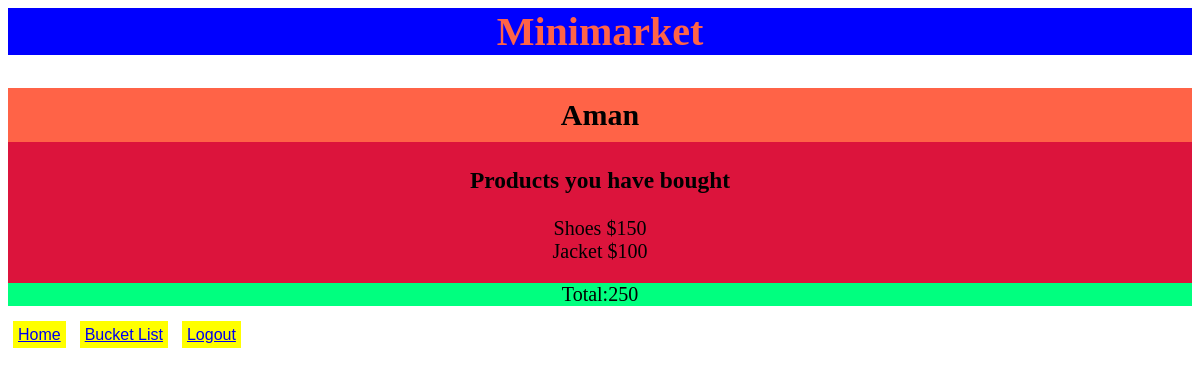
Screenshot of /customers/bucket/ (signed in) with the database file from the repository.
### products/models.py (models this page shows, shortened)
class Product(models.Model):
    stock_available = models.IntegerField(
        default=0, validators=[MinValueValidator(0)])
    product_name = models.CharField(max_length=35)
    product_rate = models.IntegerField()
    product_image = models.ImageField(upload_to="product-images")
    product_description = models.TextField()
    owners = models.ManyToManyField(User, blank=True, related_name="products")

### customers/views.py (the view)
# urls.py: path('bucket/', views.UserView.as_view(), name="bucket"),
class UserView(View):
    def get(self, request):
        if request.user.is_authenticated:
            users = request.user
            user_name = users.username.capitalize()
            products = users.products.all()
            total_rate = 0
            for i in range(len(products)):
                total_rate += products[i].product_rate
            return render(request, 'customers/customers_bucket.html', {
                'products': products,
                'rates': total_rate,
                'users': user_name,
            })
        return HttpResponseRedirect(reverse('products'))

### customers/templates/customers/customers_bucket.html (shortened to what this page needs)
{% extends "products/layout.html" %}
{% block head %}
{% load static %}
<link rel="stylesheet" href="{% static 'customers/bucket.css' %}">
{% endblock head %}
{% block body %}
<div>
    <h2 id="user_name">{{users}}</h2>
    {% if products %}
    <h3>Products you have bought</h3>
    {% for product in products %}
    {{product.product_name}}
    ${{product.product_rate}}
    <br>
    {% endfor %}
    <p>
        Total:{{rates}}
    </p>
    {% else %}
    <h4>Your Bucket is empty.</h4>
    {% endif %}
</div>
{% endblock body %}

### customers/static/customers/bucket.css (style rules this page uses)
div { text-align: center; background-color: crimson; font-size: 20px; }
p { text-align: center; background-color: springgreen; }
h2#user_name { text-align: center; padding: 10px; background-color: tomato; }

### rows the page displays
Product: product_name "Shoes", product_rate "150"
Product: product_name "Jacket", product_rate "100"

### other values shown
{{ users }} "Aman"
{{ rates }} "250"
